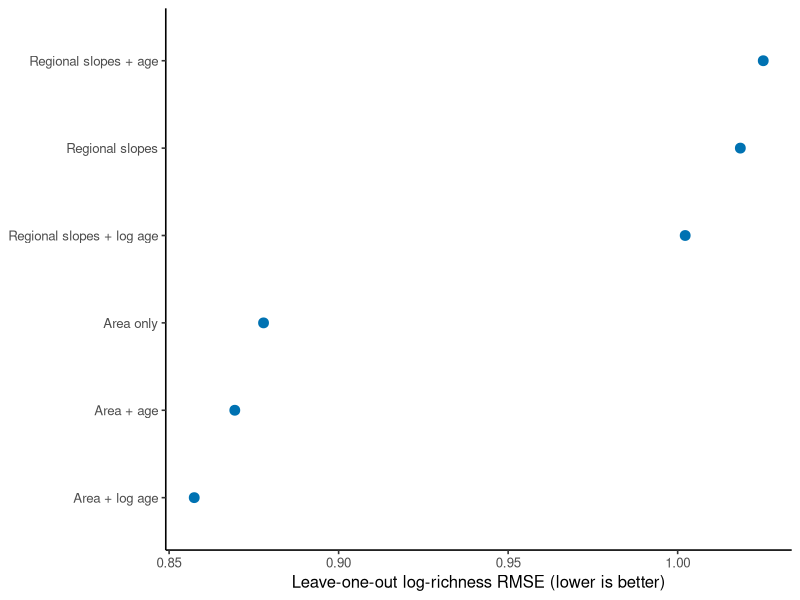
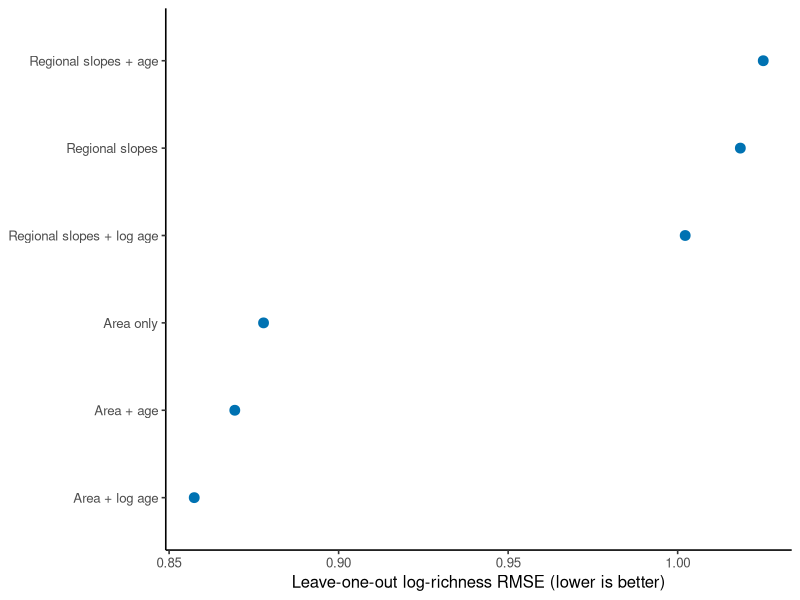
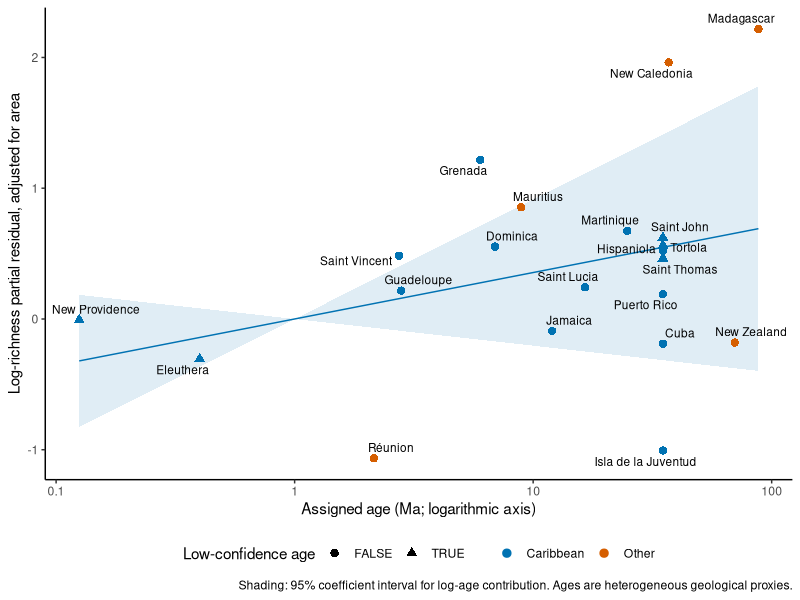
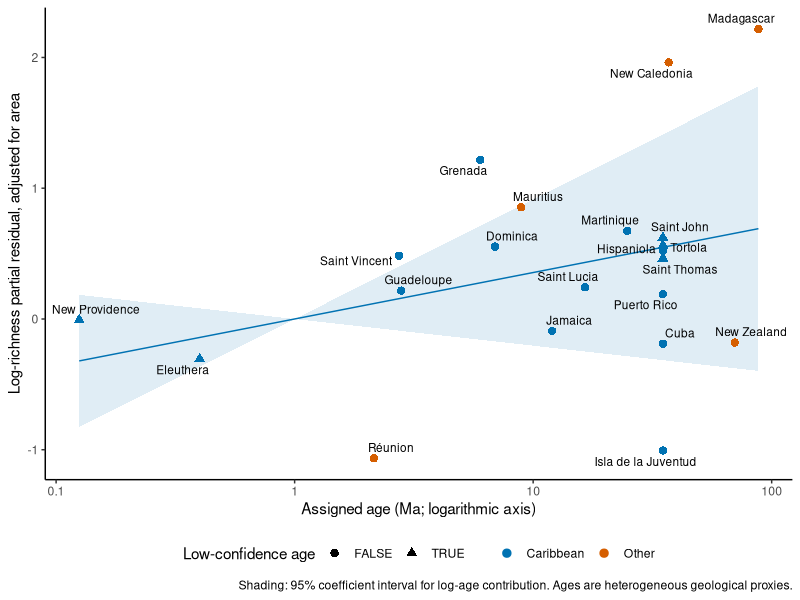

Source code (R) for these figures, in order:
# Updated age tab: compare models on identical islands within each analysis.
library(readxl)
library(ggplot2)
library(ggrepel)
d <- as.data.frame(read_excel('data/richness/island-richness-area.xlsx',sheet='Focal islands ages'))
stopifnot(nrow(d)==21,all(d$area_km2>0),all(d$age_Ma>0),all(d$n_sp>0))
d$x <- log(d$area_km2)
d$y <- log(d$n_sp)
d$log_age <- log(d$age_Ma)
d$group <- factor(ifelse(d$region=='Caribbean','Caribbean','Other'),levels=c('Caribbean','Other'))
d$low_confidence <- grepl('Low-confidence',d$age_source,fixed=TRUE)
out <- 'area-estimation/results/focal-island-age'
plots <- 'area-estimation/plots/focal-island-age'
dir.create(out,recursive=TRUE,showWarnings=FALSE)
dir.create(plots,recursive=TRUE,showWarnings=FALSE)
write.csv(d,file.path(out,'input.csv'),row.names=FALSE)
writeLines(unname(tools::md5sum('data/richness/island-richness-area.xlsx')),file.path(out,'workbook-md5.txt'))
forms <- list('Area only'=y~x,'Area + log age'=y~x+log_age,'Area + age'=y~x+age_Ma,
 'Regional slopes'=y~x*group,'Regional slopes + log age'=y~x*group+log_age,'Regional slopes + age'=y~x*group+age_Ma)
samples <- list('All 21'=d,'Without five low-confidence ages'=d[!d$low_confidence, ],
 'Without separation-age proxies'=d[!d$island %in% c('Madagascar','New Zealand'), ],
 'Without low-confidence and regional 35 Ma proxies'=d[!d$low_confidence & d$age_Ma!=35, ])
summary <- data.frame()
coefficients <- data.frame()
predictions <- data.frame()
fits <- list()
for(subset in names(samples)) {
 data <- samples[[subset]]
 for(model in names(forms)) {
  fit <- lm(forms[[model]],data=data)
  if(subset=='All 21') fits[[model]] <- fit
  k <- attr(logLik(fit),'df')
  n <- nrow(data)
  loo <- numeric(n)
  lp <- lower <- upper <- numeric(n)
  for(i in 1:n) {
   train <- lm(forms[[model]],data=data[-i, ])
   pred <- predict(train,newdata=data[i, ],se.fit=TRUE)
   loo[i] <- pred$fit
   scale <- sqrt(sigma(train)^2+pred$se.fit^2)
   lp[i] <- dt((data$y[i]-loo[i])/scale,df.residual(train),log=TRUE)-log(scale)
   lower[i] <- loo[i]+qt(.025,df.residual(train))*scale
   upper[i] <- loo[i]+qt(.975,df.residual(train))*scale
  }
  summary <- rbind(summary,data.frame(subset,model,n,k,R2=summary(fit)$r.squared,adjusted_R2=summary(fit)$adj.r.squared,
   AICc=AIC(fit)+2*k*(k+1)/(n-k-1),LOO_log_RMSE=sqrt(mean((data$y-loo)^2)),
   LOO_negative_log_density=-mean(lp),LOO_coverage=mean(data$y>=lower & data$y<=upper)))
  cf <- coef(summary(fit)); ci <- confint(fit)
  coefficients <- rbind(coefficients,data.frame(subset,model,term=rownames(cf),estimate=cf[,1],se=cf[,2],p=cf[,4],lower=ci[,1],upper=ci[,2]))
  predictions <- rbind(predictions,data.frame(subset,model,island=data$island,group=data$group,observed=data$n_sp,log_observed=data$y,log_prediction=loo,lower=exp(lower),upper=exp(upper)))
 }
}
write.csv(summary,file.path(out,'model-comparison.csv'),row.names=FALSE)
write.csv(coefficients,file.path(out,'coefficients.csv'),row.names=FALSE)
write.csv(predictions,file.path(out,'held-out-predictions.csv'),row.names=FALSE)
saveRDS(fits,file.path(out,'full-data-fits.rds'))
# Nested tests: age conditional on area, and on area plus regional slopes.
tests <- data.frame()
for(pair in list(c('Area only','Area + log age'),c('Area only','Area + age'),c('Regional slopes','Regional slopes + log age'),c('Regional slopes','Regional slopes + age'))) {
 a <- anova(fits[[pair[1]]],fits[[pair[2]]])
 tests <- rbind(tests,data.frame(baseline=pair[1],expanded=pair[2],F=a$F[2],p=a$`Pr(>F)`[2]))
}
write.csv(tests,file.path(out,'nested-tests.csv'),row.names=FALSE)
# Leave-one-out age coefficient shows whether one island determines the effect.
influence <- data.frame()
for(i in 1:nrow(d)) {
 fit <- lm(y~x+log_age,data=d[-i, ])
 ci <- confint(fit)['log_age', ]
 influence <- rbind(influence,data.frame(omitted=d$island[i],age_effect=coef(fit)['log_age'],lower=ci[1],upper=ci[2]))
}
write.csv(influence,file.path(out,'leave-one-out-age-effect.csv'),row.names=FALSE)

# Plot held-out performance and age effect ----
p <- ggplot(summary[summary$subset=='All 21', ],aes(LOO_log_RMSE,reorder(model,LOO_log_RMSE)))+
 geom_point(size=3,colour='#0072B2')+theme_classic(base_size=12)+labs(x='Leave-one-out log-richness RMSE (lower is better)',y=NULL)
ggsave(file.path(plots,'prediction-comparison.png'),p,width=9,height=4,dpi=180)
ggsave(file.path(plots,'prediction-comparison.pdf'),p,width=9,height=4)
fit <- fits[['Area + log age']]
# Partial residuals retain the log-age contribution after adjusting for area.
d$partial <- residuals(fit)+coef(fit)['log_age']*d$log_age
age_grid <- seq(min(d$log_age),max(d$log_age),length.out=200)
ci <- confint(fit)['log_age', ]
line <- data.frame(log_age=age_grid,estimate=coef(fit)['log_age']*age_grid,
 lower=pmin(ci[1]*age_grid,ci[2]*age_grid),upper=pmax(ci[1]*age_grid,ci[2]*age_grid))
p <- ggplot(d,aes(log_age,partial))+
 geom_ribbon(data=line,inherit.aes=FALSE,mapping=aes(x=log_age,ymin=lower,ymax=upper),fill='#0072B2',alpha=.12)+
 geom_line(data=line,aes(log_age,estimate),inherit.aes=FALSE,colour='#0072B2')+
 geom_point(aes(colour=group,shape=low_confidence),size=2.5)+geom_text_repel(aes(label=island),size=3,max.overlaps=30,seed=2)+
 scale_x_continuous(breaks=log(c(.1,1,10,100)),labels=c('0.1','1','10','100'))+
 scale_colour_manual(values=c(Caribbean='#0072B2',Other='#D55E00'))+
 theme_classic(base_size=11)+theme(legend.position='bottom')+
 labs(x='Assigned age (Ma; logarithmic axis)',y='Log-richness partial residual, adjusted for area',colour=NULL,shape='Low-confidence age',
 caption='Shading: 95% coefficient interval for log-age contribution. Ages are heterogeneous geological proxies.')
ggsave(file.path(plots,'age-effect.png'),p,width=10,height=6,dpi=180)
ggsave(file.path(plots,'age-effect.pdf'),p,width=10,height=6)
capture.output(sessionInfo(),file=file.path(out,'session-info.txt'))
print(summary)
print(coefficients[coefficients$term %in% c('log_age','age_Ma'), ])
print(tests)
